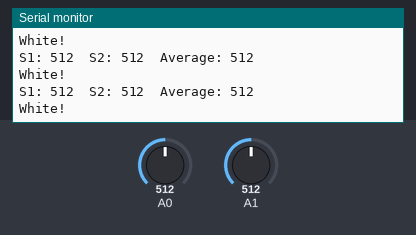
A sketch run on a simulated Arduino Uno, built with avr-gcc and run on an emulated ATmega328P. On the bench: the last lines printed to the serial monitor. Inputs (shaded band) come from the test bench; at power-on: A0 = 512, A1 = 512.

Above: at 1.2 s.
1.3 s: A0 set to 485
At 1.58 s:
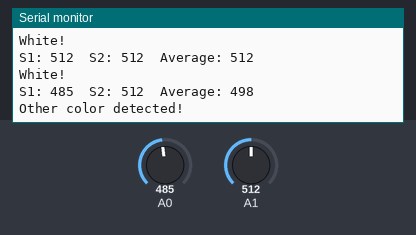
6.1 s: A1 set to 991
At 6.2 s:
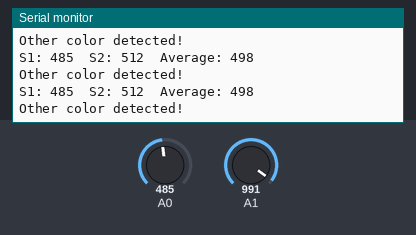
9.1 s: A1 set to 1007
At 9.22 s:
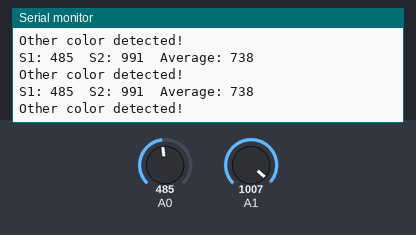
Timing chart, 0 to 12.1 s (numbered marks = the images above; inputs shaded):
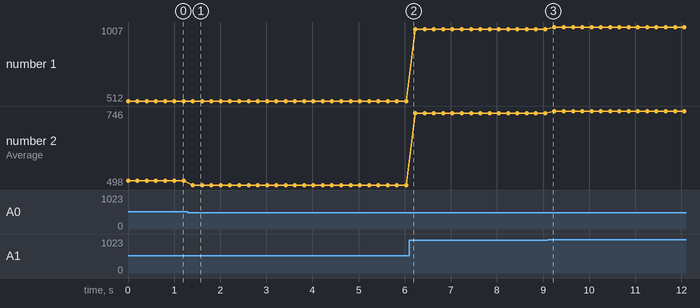

Measured:
- the behaviour switches between 501 and 500 on A0 (found by bisection; images 0 and 1)
- after the input at 1.3 s, the serial monitor: prints a new line after 0.11 s (image 1)
- plotted number 1: 512 → 991 after the input at 6.1 s, 991 → 1007 after the input at 9.1 s
- plotted number 2: 512 → 498 after the input at 1.3 s, 498 → 738 after the input at 6.1 s, 738 → 746 after the input at 9.1 s

The sketch:

colorsens__sketch_apr27a.ino
```cpp
void setup() {
  Serial.begin(9600);
}

void loop() {
  int s1Value = analogRead(A0); // S1
  int s2Value = analogRead(A1); // S2

  int averageValue = (s1Value + s2Value) / 2; // arvutab average

  Serial.print("S1: ");
  Serial.print(s1Value);
  Serial.print("  S2: ");
  Serial.print(s2Value);
  Serial.print("  Average: ");
  Serial.println(averageValue);

  if (s1Value > 500) {
    Serial.println("White!");
  } else {
    Serial.println("Other color detected!");
  }

  delay(200);
}
```
